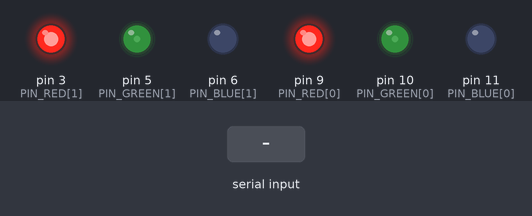
The sketch below on a simulated Arduino Uno, built with avr-gcc and run on an emulated ATmega328P. Shown: output pins drawn as LEDs (lit = HIGH). The inputs (shaded band) are chosen by the test bench. What the sketch prints to the serial monitor is not drawn.

Above: at 1.2 s.
1.3 s: "90:45:200\n" received over Serial
At 2.55 s:
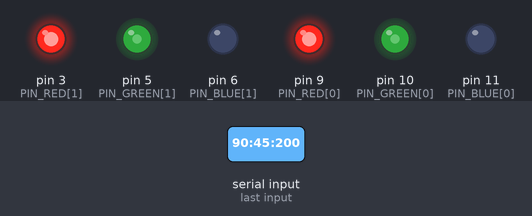
4.8 s: "30:150:10\n" received over Serial
At 5.55 s:
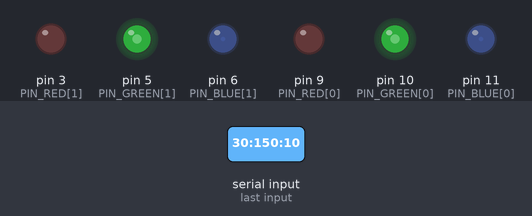
8.3 s: "90:45\n" received over Serial
At 8.56 s:
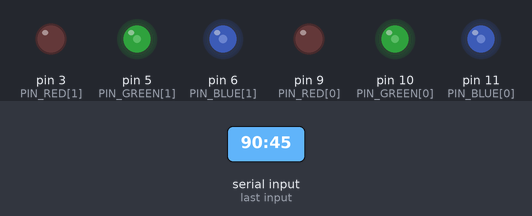
11.8 s: "90:45:200:10\n" received over Serial
Timing chart, 0 to 19.8 s (numbered marks = the images above; inputs shaded):
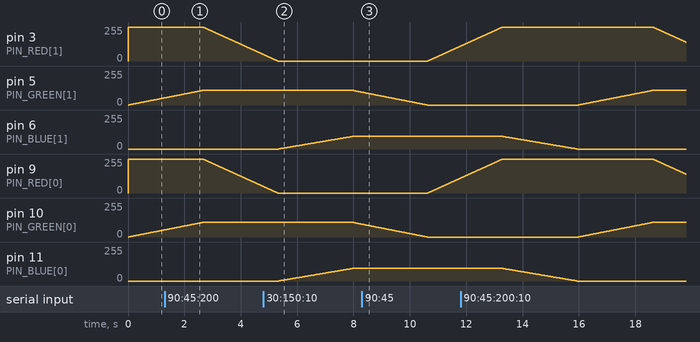

Measured:
- by itself, pin 3 (PIN_RED[1]), pin 9 (PIN_RED[0]): rises from 112/255 to 255/255 in 1.5 s, then falls to 142/255 in 6.5 s

The sketch:

RGBHawk.ino
```cpp
#include <avr/wdt.h>
#define INPUT_SIZE 25
#define RED_MAX 255
#define GREEN_MAX 110
#define BLUE_MAX 95
#define MAX 255
#define TRAN_COUNT 5
#define DELAY 2

byte PIN_RED[2] = {9,3};
byte PIN_GREEN[2] = {10,5};
byte PIN_BLUE[2] = {11,6};
byte PIN_TRAN[5] = {13,12,8,7,2};
byte TYPE = 2;
unsigned int rgbColor[6] = {255,0,0,0,0,255};

void setup() {
  wdt_disable();
  setColorRGB(rgbColor[0], rgbColor[1], rgbColor[2]);
  for(byte i = 0; i < TRAN_COUNT; i++) {
    digitalWrite(PIN_TRAN[i], LOW);
  }
  Serial.begin(9600);
  while(!Serial){;}
}

void loop() {

  readInput();
  if(TYPE == 1) {
    serialType();
  }
  else if(TYPE == 2) {
    fadeType();
  }
  else if(TYPE == 3) {
    gradientType();
  }
}

void serialType() {
  //Serial
  setColorRGB(rgbColor[0], rgbColor[1], rgbColor[2]);
  for(byte i = 0; i < TRAN_COUNT; i++) {
    turnOn(i);
  }
}

void fadeType() {
  //Fade
  rgbColor[0] = MAX;
  rgbColor[1] = 0;
  rgbColor[2] = 0;

  //Choose the colors to increment and decrement.
  for (int decColor = 0; decColor < 3; decColor += 1) {
    int incColor = decColor == 2 ? 0 : decColor + 1;

    //Cross-fade
    for(int i = 0; i < MAX; i++) {
      rgbColor[incColor]++;
      setColorRGB(rgbColor[0], rgbColor[1], rgbColor[2]);
      for(byte i = 0; i < TRAN_COUNT; i++) {
        turnOn(i);
      }
    }

    //Cross-fade
    for(int i = 0; i < MAX; i++) {
      rgbColor[decColor]--;
      setColorRGB(rgbColor[0], rgbColor[1], rgbColor[2]);
      for(byte i = 0; i < TRAN_COUNT; i++) {
        turnOn(i);
      }
    }
  }
}

void gradientType() {
  for(byte i = 0; i < TRAN_COUNT; i++) {
    setColorRGB(gradientCalc(rgbColor[0], rgbColor[3], i * 2), gradientCalc(rgbColor[1], rgbColor[4], i * 2), gradientCalc(rgbColor[2], rgbColor[5], i * 2), 0);
    setColorRGB(gradientCalc(rgbColor[0], rgbColor[3], (i * 2) + 1), gradientCalc(rgbColor[1], rgbColor[4], (i * 2) + 1), gradientCalc(rgbColor[2], rgbColor[5], (i * 2) + 1), 1);
    turnOn(i);
  }
}

byte gradientCalc(byte c1, byte c2, byte i) {
  return (c1 + (((c2 - c1) / ((TRAN_COUNT * 2) - 1)) * i));
}

void setColorRGB(unsigned int red, unsigned int green, unsigned int blue) {
  setColorRGB(red, green, blue, 0);
  setColorRGB(red, green, blue, 1);
}

void setColorRGB(unsigned int red, unsigned int green, unsigned int blue, byte i) {
  analogWrite(PIN_RED[i], map(constrain(red, 0, MAX), 0, MAX, 0, RED_MAX));
  analogWrite(PIN_GREEN[i], map(constrain(green, 0, MAX), 0, MAX, 0, GREEN_MAX));
  analogWrite(PIN_BLUE[i], map(constrain(blue, 0, MAX), 0, MAX, 0, BLUE_MAX));
}

void readInput() {
  while(Serial.available() > 0) {

    char input[INPUT_SIZE+1];
    byte size = Serial.readBytes(input, INPUT_SIZE);
    input[size] = 0;

    Serial.print("Received: ");
    Serial.println(input);

    char* type = strtok(input, ":");

    if(type == 0 || type == NULL) {
      Serial.println("Invalid type");
      return;
    }

    byte typeb = atoi(type);

    if(typeb > 3) {
      Serial.println("Invalid type");
      return;
    }

    if(typeb == 1 || typeb == 3) {
      if(!readColor(0)) {
        return;
      }
      if(typeb == 3) {
        if(!readColor(3)) {
          return;
        }
      }
    }

    TYPE = typeb;
  }
}

boolean readColor(byte shift)
{
  char* red = strtok(0, ",");
  char* green = strtok(0, ",");
  char* blue = strtok(0, ",");

  if(red == 0 || red == NULL || green == 0 || green == NULL || blue == 0 || blue == NULL) {
    Serial.println("Invalid colors");
    return false;
  }

  Serial.print("Red: ");
  Serial.print(red);
  Serial.print(" Green: ");
  Serial.print(green);
  Serial.print(" Blue: ");
  Serial.println(blue);

  rgbColor[0 + shift] = atoi(red);
  rgbColor[1 + shift] = atoi(green);
  rgbColor[2 + shift] = atoi(blue);

  return true;
}

void turnOn(byte index)
{
  //byte previous = (index < TRAN_COUNT) ? index : 0;
  digitalWrite(PIN_TRAN[index], HIGH);
  delay(DELAY);
  digitalWrite(PIN_TRAN[index], LOW);
}
```
